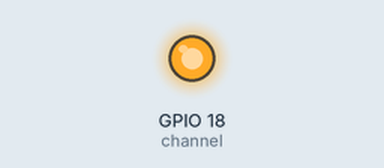
Simulated run of this program. Board: Raspberry Pi (BCM pin numbers). Parts: output pins drawn as LEDs (lit = HIGH). What the program prints to the terminal is not drawn.

Above: at 1.0 s.
At 3.0 s:
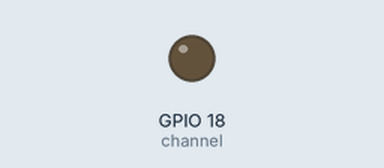
Timing chart, 0 to 5.2 s (numbered marks = the images above):
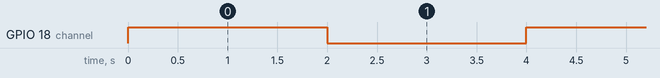

The program:

sample2.py
```python
import RPi.GPIO as GPIO
import time
"""
channelに接続したLEDを 2秒間隔で点滅させる。
LEDはBCM18(pin12)とGND(pin6)に接続する。
間に抵抗を入れること。

2020.05.26 リファクタリング：importされても実行されない
ように修正する。
"""

def led():
    GPIO.setmode(GPIO.BCM)
    channel = 18
    GPIO.setup(channel, GPIO.OUT, initial=GPIO.LOW)
    print("終了はCtrl+C")
    try:
        while True:
            GPIO.output(channel, GPIO.HIGH)
            time.sleep(2)
            GPIO.output(channel, GPIO.LOW)
            time.sleep(2)
    except KeyboardInterrupt:
        print("終了します")
        GPIO.cleanup()

if __name__ == "__main__":
    led()
```

Measured:
- by itself, GPIO 18 (channel): alternates HIGH for 2.0 s and LOW for 2.0 s
